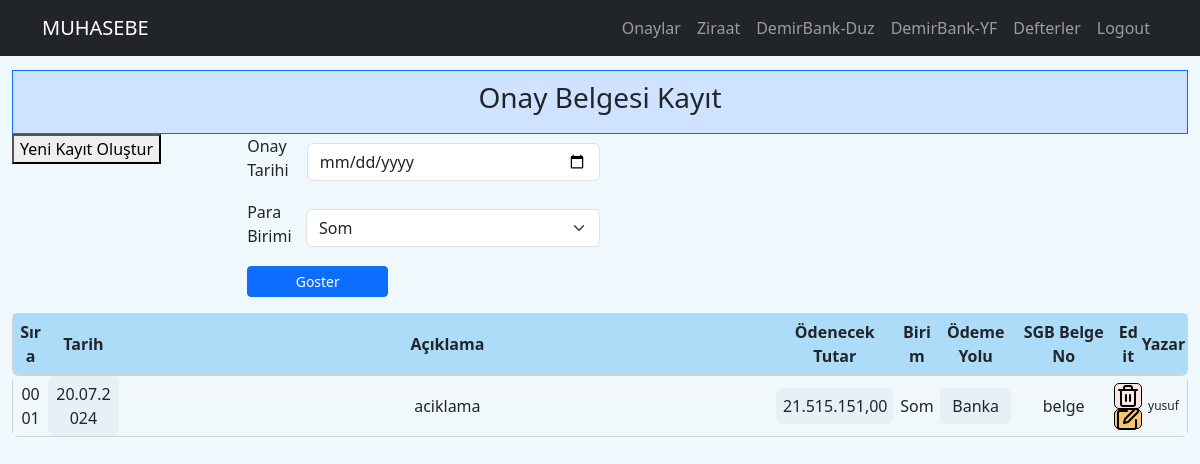
/defter_onay_list (signed in), run on the app's committed database.
### muhapp/models.py (models this page shows, shortened)
class OnayRegisterModel(models.Model):
    username = models.ForeignKey(User, on_delete=models.CASCADE, null=True)
    onay_no = models.CharField(max_length = 4)
    onay_aciklama = models.CharField(max_length = 110, default='my_default_value')
    onay_tarih = models.DateField() #auto_now_add ile kullanci deger girmese bile otomatik tarih atamasi yapar
    onay_odemetutar = models.CharField(max_length = 20)
    onay_parabirimi = models.CharField(max_length = 20)
    onay_odemeyolu = models.CharField(max_length = 20)

### muhapp/views.py (the view)
# urls.py: path('defter_onay_list', views.defter_onay_list_view, name="defter_onay_list"),         # onay bilgileri listeleme
def defter_onay_list_view(request):
    defter_onay_list = models.OnayRegisterModel.objects.all()
    defter_onay_list = {"defter_onay_list":defter_onay_list}
    return render(request, 'muhapp/defter_onay_list.html', context=defter_onay_list)

### muhapp/templates/muhapp/defter_onay_list.html (shortened to what this page needs)
{% extends "base.html" %}
{% load static %}
{% load humanize %}
{%block content%}
<div class="" style=" margin: auto; padding-bottom: 50px; width: 98%;">
    <div class="bg-primary-subtle border border-primary"><h3 style="display: flex; justify-content: center; align-items: center; padding: 10px;">Onay Belgesi Kayıt</h3></div>
    <div class="" style="display: flex;">
        <div style="width: 20%;">
            <button id="openNewWindowButton">Yeni Kayıt Oluştur</button>
        </div>
        <div style="width: 30%;">
            <form action="{% url 'muhapp:filter_onay_list' %}" id="toplamTutarForm">
                <div>
                    <div class="onaysutun onaytar" style="text-align:left; display: flex; align-items: center; padding-bottom:10px;">
                        <label for="onaytarih" class="form-label" style="width:20%; padding-right:10px;">Onay Tarihi</label>
                        <input type="date" class="form-control" id="onay_tarih_filter" name="onay_tarih_filter">
                    </div>
                    <div class="onaysutun onay_parabirimi" style="text-align:left; display: flex; align-items: center; padding-bottom:10px;">
                        <label for="onay_parabirimi" class="form-label" style="width:20%; padding-right:10px;">Para Birimi</label>
                        <select class="form-select" id="onay_parabirimi_filter" name="onay_parabirimi_filter">
                            <option value="Som">Som</option>
                        </select>
                    </div>
                </div>
                <button type="submit" class="btn btn-primary btn-sm" style="width: 40%; margin:auto" id="toplamodemetutar">Goster</button>
            </form>
        </div>
        <div style="width: 10%;"></div>
        <div style="width: 40%; ">
        </div>
    </div>
<div class="" style="width: 100%; margin:auto">
    <div class="card">
        <div class="" style="display: flex; text-align:center; align-items: center; background-color: #acdcf8; text-align: center; font-weight: bolder; height: 60px;">
            <div class="" style="width: 3%; padding: 6px;">Sıra</div>
            <div class="" style="width: 6%; padding: 6px; border-radius: 6px;">Tarih</div>
            <div class="" style="width: 56%; padding: 6px;">Açıklama</div>
            <div class="" style="width: 10%; padding: 6px; border-radius: 6px;">Ödenecek Tutar</div>
            <div class="" style="width: 4%; padding: 6px;">Birim</div>
            <div class="" style="width: 6%; padding: 6px; border-radius: 6px;">Ödeme Yolu</div>
            <div class="" style="width: 9%; padding: 6px;">SGB Belge No</div>
            <div class="" style="width: 2%; display:flex; flex-direction: column;">Edit</div>
            <div class="" style="width: 4%;">Yazar</div>
        </div>
    </div>
        {%for bilgi in defter_onay_list%}
            <div class="card">
                <div class="" style="display: flex; text-align:center; align-items: center; background-color: #f1f8fc;">
                    <div class="" style="width: 3%; background-color: #f1f8fc; padding: 6px;">{{forloop.counter|stringformat:"04d"}}</div>
                    <div class="" style="width: 6%; background-color: #e6f1f7; padding: 6px; border-radius: 6px;">{{bilgi.onay_tarih|date:"d.m.Y"}}</div>
                    <div class="" style="width: 56%; background-color: #f1f8fc; padding: 6px;">
                        {% if bilgi.onay_aciklama %}
                            {{ bilgi.onay_aciklama }}
                        {% else %}
                            <div style="opacity: 0.25   ;">Açıklama alanı...</div>
                        {% endif %}</div>
                    <div class="formatted-div-odemetutar" style="width: 10%; background-color: #e6f1f7; padding: 6px; border-radius: 6px; text-align: right;">{{bilgi.onay_odemetutar|floatformat:"2"|default:"0.00"|intcomma}}</div>
                    <div class="" style="width: 4%; background-color: #f1f8fc; padding: 6px;">{{bilgi.onay_parabirimi}}</div>
                    <div class="" style="width: 6%; background-color: #e6f1f7; padding: 6px; border-radius: 6px;">{{bilgi.onay_odemeyolu}}</div>
                    <div class="" style="width: 9%; background-color: #f1f8fc; padding: 6px;">
                        {% if bilgi.onay_no %}
                            {{bilgi.onay_no}}
                        {% else %}
                            <div style="opacity: 0.25;">Belge no yok!</div>
                        {% endif %}
                    </div>
                    <div class="" style="width: 2%; display:flex; flex-direction: column; align-items: center;">
                        <div style="background-color: #fce5e5; border: 1px solid #000; border-radius: 5px;">
                            <a href="{% url 'muhapp:onay_list_delete' id=bilgi.id %}"
                                class="btn btn-sm"
                                style="margin: 4px; height: 16px; width:16px; display: flex; align-items: center; justify-content: center; ">
                                <img  src="{% static 'muhapp/images/trash.svg' %}" alt="Sil">
                            </a>
                        </div>
                        <div style="background-color: #f5c66e; border: 1px solid #000; border-radius: 5px;">
                            <a href="{% url 'muhapp:edit_onay_bilgi' id=bilgi.id %}"
                                class="btn btn-sm"
                                style="margin: 4px; height: 10px; width:10px; display: flex; align-items: center; justify-content: center;">
                                <img src="{% static 'muhapp/images/edit.svg' %}" alt="Edit">
                            </a>
                        </div>
                    </div>
                    <div class="" style="width: 4%; font-size: 12px;">{{bilgi.username}}</div>
                </div>
            </div>
        {%endfor%}
    </div>
</div>
{%endblock%}

### templates/base.html (style rules this page uses)
body { padding-top: 70px; }

### muhapp/templates/muhapp/defter_onay_list.html (style rules this page uses)
body { background-color:#eff9fd; }

### data on the page
OnayRegisterModel: onay_tarih "20.07.2024", onay_aciklama "aciklama", onay_odemetutar "21.515.151,00", onay_parabirimi "Som", onay_odemeyolu "Banka", onay_no "belge", username "yusuf"
